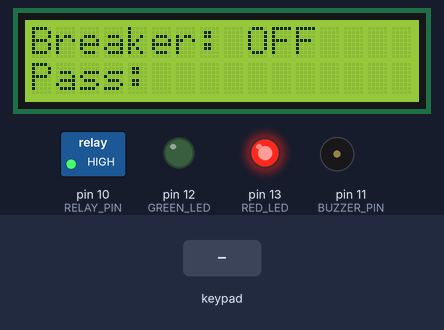
A sketch run on a simulated Arduino Uno, built with avr-gcc and run on an emulated ATmega328P. Parts: 16×2 character LCD, switched loads named in the sketch (green lamp = pin HIGH), output pins drawn as LEDs (lit = HIGH), buzzer (waves = sounding, pin HIGH). The test bench sets the inputs (shaded band).

Above: at 1.2 s.
1.3 s: keypad keys 1 2 3 4 # pressed 0.4 s apart
At 3.9 s:
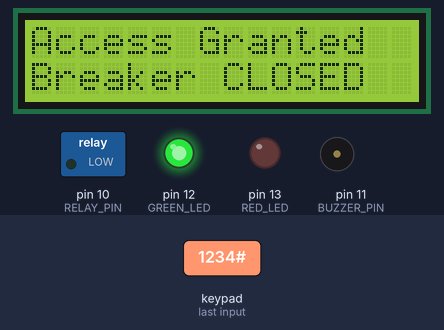
4.8 s: key '#' pressed
At 5.7 s:
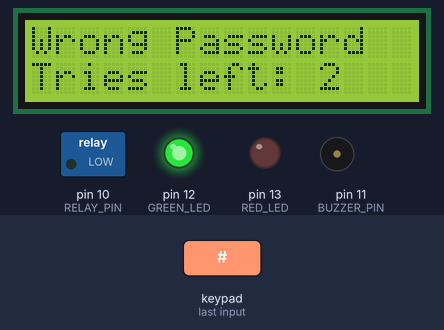
7.8 s: keypad keys 1 2 3 4 A pressed 0.4 s apart
At 10.3 s:
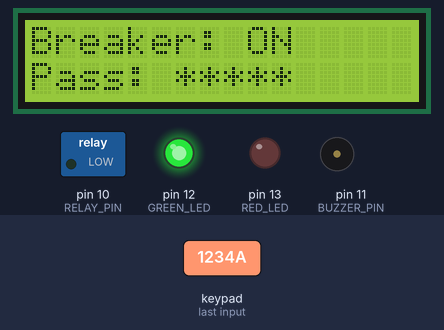
11.3 s: key '1' pressed
At 12.5 s:
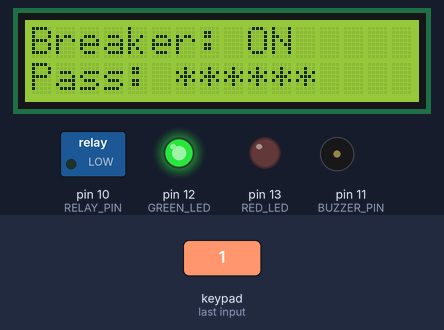
12.8 s: keypad keys 1 2 3 4 pressed 0.4 s apart
At 14.2 s:
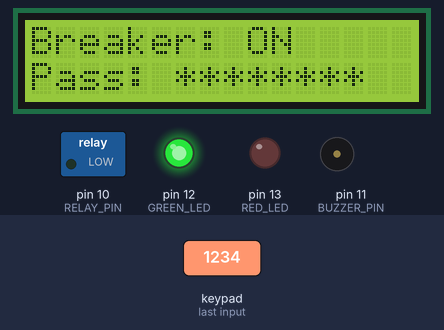
15.9 s: key '*' pressed
At 17.2 s:
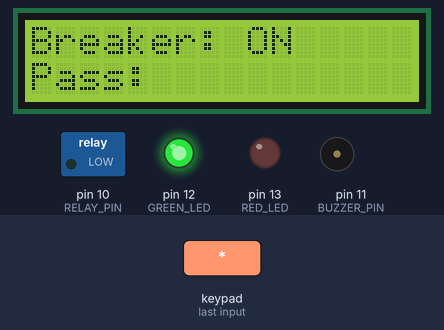
Timing chart, 0 to 18.4 s (numbered marks = the images above; inputs shaded):
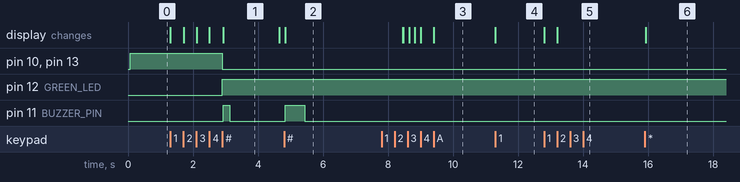

The sketch:

sketch.ino
```cpp
/*
  Password Based Circuit Breaker (model)
  Board   : Arduino Uno
  Parts   : 4x4 keypad, 16x2 I2C LCD, relay module, buzzer, 2 LEDs
  Libs    : Keypad, LiquidCrystal_I2C

  Usage:
    - Type the password, then press '#'  -> breaker toggles ON/OFF
    - '*' clears what you typed
    - 3 wrong attempts -> keypad locked for 30 s with buzzer
*/

#include <Keypad.h>
#include <Wire.h>
#include <LiquidCrystal_I2C.h>

// ---------- Pins ----------
const byte RELAY_PIN  = 10;   // relay IN (active LOW for most modules)
const byte BUZZER_PIN = 11;
const byte GREEN_LED  = 12;   // breaker ON
const byte RED_LED    = 13;   // breaker OFF

// ---------- Keypad ----------
const byte ROWS = 4, COLS = 4;
char keys[ROWS][COLS] = {
  {'1','2','3','A'},
  {'4','5','6','B'},
  {'7','8','9','C'},
  {'*','0','#','D'}
};
byte rowPins[ROWS] = {9, 8, 7, 6};
byte colPins[COLS] = {5, 4, 3, 2};
Keypad keypad = Keypad(makeKeymap(keys), rowPins, colPins, ROWS, COLS);

// ---------- LCD (change 0x27 to 0x3F if blank) ----------
LiquidCrystal_I2C lcd(0x27, 16, 2);

// ---------- Settings ----------
const String PASSWORD = "1234";        // change this
const byte   MAX_TRIES = 3;
const unsigned long LOCK_TIME = 30000; // ms

String input = "";
bool breakerOn = false;
byte wrongCount = 0;

void setBreaker(bool on) {
  breakerOn = on;
  digitalWrite(RELAY_PIN, on ? LOW : HIGH);   // flip if your relay is active HIGH
  digitalWrite(GREEN_LED, on);
  digitalWrite(RED_LED, !on);
}

void showHome() {
  lcd.clear();
  lcd.setCursor(0, 0);
  lcd.print("Breaker: ");
  lcd.print(breakerOn ? "ON " : "OFF");
  lcd.setCursor(0, 1);
  lcd.print("Pass: ");
}

void beep(int ms) {
  digitalWrite(BUZZER_PIN, HIGH);
  delay(ms);
  digitalWrite(BUZZER_PIN, LOW);
}

void lockout() {
  lcd.clear();
  lcd.print("LOCKED!");
  unsigned long start = millis();
  while (millis() - start < LOCK_TIME) {
    lcd.setCursor(0, 1);
    lcd.print("Wait ");
    lcd.print((LOCK_TIME - (millis() - start)) / 1000);
    lcd.print("s   ");
    beep(100);
    delay(400);
  }
  wrongCount = 0;
}

void setup() {
  pinMode(RELAY_PIN, OUTPUT);
  pinMode(BUZZER_PIN, OUTPUT);
  pinMode(GREEN_LED, OUTPUT);
  pinMode(RED_LED, OUTPUT);

  lcd.init();
  lcd.backlight();

  setBreaker(false);          // start with breaker OFF
  showHome();
}

void loop() {
  char key = keypad.getKey();
  if (!key) return;

  if (key == '#') {                       // submit
    if (input == PASSWORD) {
      wrongCount = 0;
      setBreaker(!breakerOn);
      lcd.clear();
      lcd.print("Access Granted");
      lcd.setCursor(0, 1);
      lcd.print(breakerOn ? "Breaker CLOSED" : "Breaker TRIPPED");
      beep(200);
    } else {
      wrongCount++;
      lcd.clear();
      lcd.print("Wrong Password");
      lcd.setCursor(0, 1);
      lcd.print("Tries left: ");
      lcd.print(MAX_TRIES - wrongCount);
      beep(600);
      delay(1500);
      if (wrongCount >= MAX_TRIES) lockout();
    }
    input = "";
    delay(1500);
    showHome();
  }
  else if (key == '*') {                  // clear
    input = "";
    showHome();
  }
  else if (input.length() < 8) {          // add digit
    input += key;
    lcd.setCursor(6 + input.length() - 1, 1);
    lcd.print('*');                       // mask password
  }
}
```

Measured:
- after the input at 1.3 s, pin 10 (RELAY_PIN), pin 13 (RED_LED): HIGH → LOW after 1.6 s; pin 12 (GREEN_LED): LOW → HIGH after 1.6 s; pin 11 (BUZZER_PIN): LOW → HIGH after 1.6 s, → LOW 0.20 s later; the display: first changes at once (image 1 shows a later state)
- after the input at 4.8 s, pin 11 (BUZZER_PIN): LOW → HIGH at once, → LOW 0.60 s later; the display: changes at once (image 2)
- after the input at 7.8 s, the display: first differs from a run without the input after 0.68 s (image 3 shows a later state)
- after the input at 11.3 s, the display: changes at once (image 4)
- after the input at 12.8 s, the display: first changes at once (image 5 shows a later state)
- after the input at 15.9 s, the display: changes at once (image 6)
- what the display in image 1 shows lasts 1.8 s, from 2.9 s to 4.7 s
